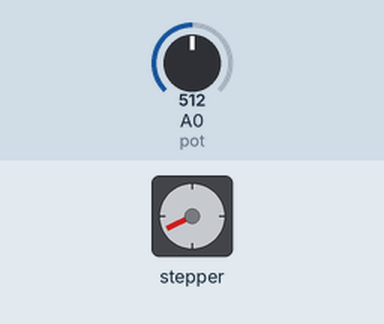
Simulated run of this program. Board: Arduino Mega 2560, built with avr-gcc and run on an emulated ATmega2560. Parts: stepper motor. Wiring (inferred from the names in the program): stepper motor driver (200 steps per turn assumed): step pin 5; direction pin 2. The inputs (shaded band) are chosen by the test bench; at power-on: A0 (pot) = 512. What the program prints to the serial monitor is not drawn.

Above: at 1.2 s.
1.3 s: A0 (pot) set to 716
At 1.66 s:
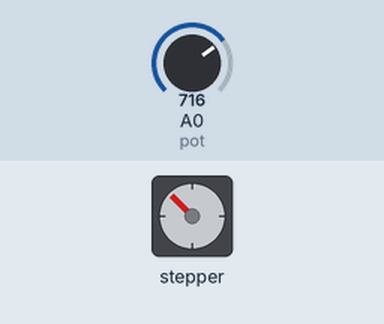
4.3 s: A0 (pot) set to 900
At 4.97 s:
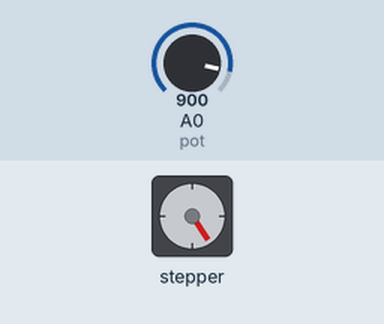
Timing chart, 0 to 16.3 s (numbered marks = the images above; inputs shaded):
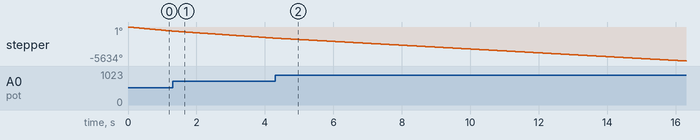

The program:

main.cpp
```cpp
#include <Arduino.h>
int stepPin = 5;
int dirPin = 2;
int pot = A0;
int maxtime =3000;
int pasos = 1;
int usDelay = 500; // mínimo es 950 para modo paso completo y motor NEMA15
// mínimo es 35 para el modo decimosexto paso
float velocidad (int analogPin, int maxtime);

void setup() {
Serial.begin(115200);
pinMode(stepPin, OUTPUT);
pinMode(dirPin, OUTPUT);
pinMode(pot, INPUT);
}

void loop() {
//digitalWrite(dirPin, HIGH); // dirección motor cw
//for(int x = 0; x < pasos; x++) {
usDelay=velocidad(pot,maxtime);
Serial.println(usDelay);
digitalWrite(stepPin, HIGH);
delayMicroseconds(usDelay);
digitalWrite(stepPin, LOW);
delayMicroseconds(usDelay);
//}
/*digitalWrite(dirPin, LOW); // dirección del motor
for(int x = 0; x < pasos; x++) {
digitalWrite(stepPin, HIGH);
delayMicroseconds(usDelay);
digitalWrite(stepPin, LOW);
delayMicroseconds(usDelay);
}*/
}
float velocidad (int analogPin, int maxtime){
  float time = (analogRead(analogPin)*(maxtime/1023.0));
  return time;
}
```
